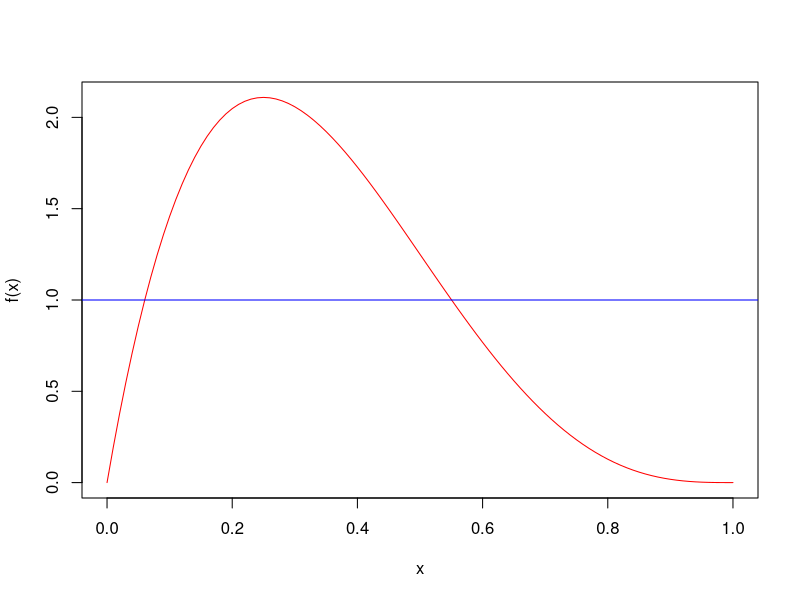
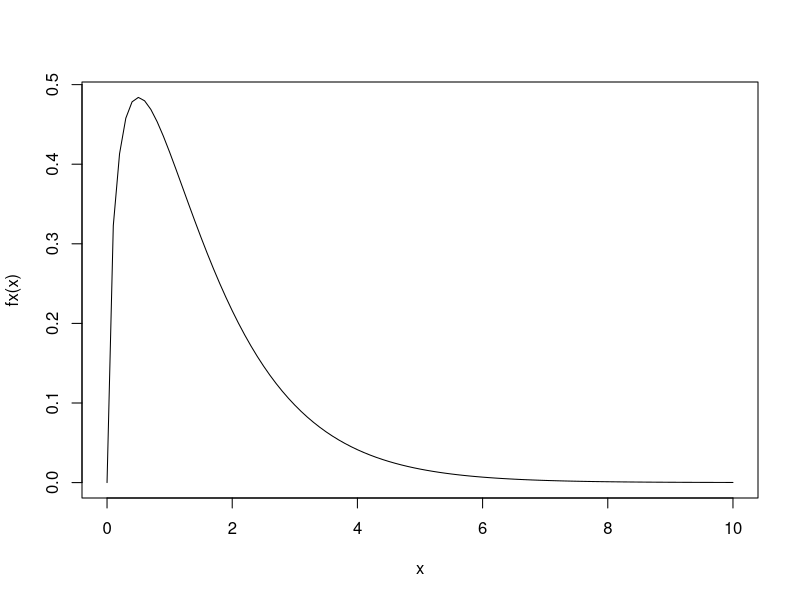
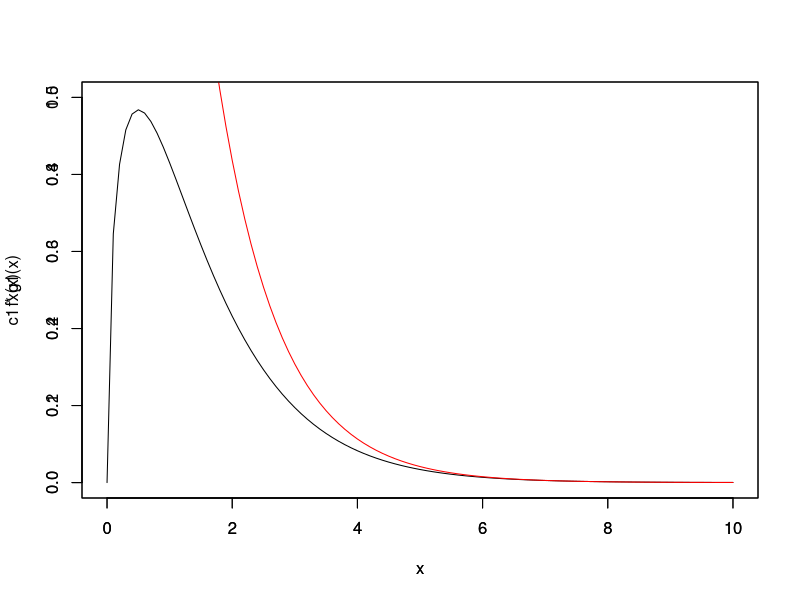
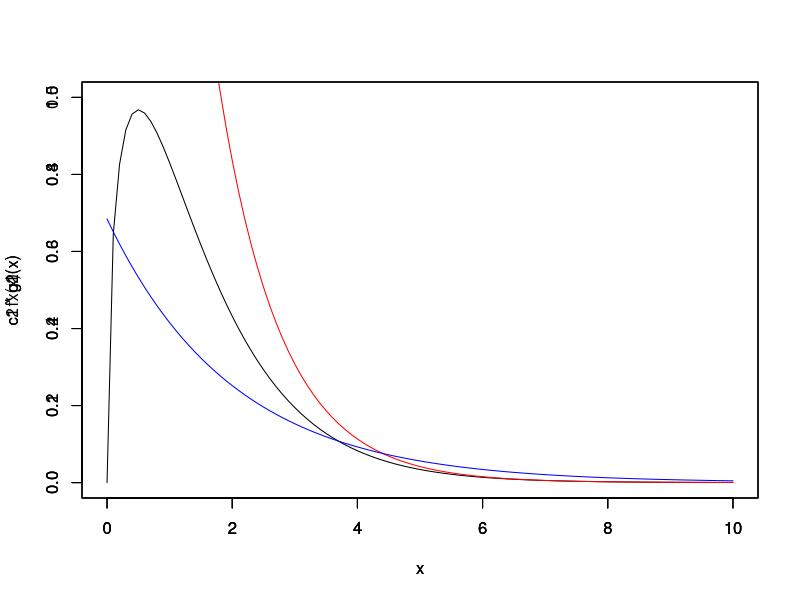

The R source for these figures, in order:
# Metodo de aceptacion y rechazo caso continuo
fx <- function(x){
  return(20*x*(1-x)^3)
}
plot(seq(0,1,by=0.01),fx(seq(0,1,by=0.01)),type='l', col ='red',
ylab='f(x)',xlab='x')
abline(h=1, col='blue')

gx <- function(x){
  return(1)
}

# Cálculo de la constante c
optimize(f=function(x){fx(x)/gx(x)},interval=c(0,1),maximum = TRUE)

fx(0.25)

# Implementacion

dc <- function(){
  Y <- runif(1) # de la densidad g, podría ser exp, etc la que sea util
  U <- runif(1)
  c <- optimize(f=function(x){fx(x)/gx(x)},interval=c(0,1),maximum = TRUE)$objective
  if (U <=fx(Y)/(c*gx(Y))){
    return (Y)
  } else{
    return (NA)
  }
}

res <-replicate(1000,dc())
sum(is.na(res)) # Valores fallidos al generar la va
sum(!is.na(res)) # Valores validos de la distribución

# Aceptación y rechazo para ejercicio 5e

fx <- function(x){
  return((2/sqrt(pi)) * x^(1/2) * exp(-x))
}

x <- seq(0, 10, by = 0.1)
plot(x, fx(x), type = 'l')

# Función envolvente
g1 <- function(x){
  return(exp(-x))
}

# Hallar la constante
c1 <- optimize(f = function(x){ fx(x) / g1(x) }, interval = c(0, 30), maximum = TRUE)$objective

plot(x, fx(x), type = 'l', ylim = c(0, 0.5))
par(new = TRUE)
plot(x, c1 * g1(x), type = 'l', col = 'red', ylim = c(0, 1))

gamma_sim1 <- function(){
  # Generamos Y (corregido a -log para obtener valores positivos en el dominio [0, Inf))
  Y <- -log(runif(1))
  # Verificación
  if(runif(1) <= fx(Y) / (c1 * g1(Y))){
    return(Y)
  } else {
    return(NA)
  }
}

res <- replicate(1000, gamma_sim1())
length(res[is.na(res)])
length(res[!is.na(res)])


# Función envolvente
g2 <- function(x){
  return(0.5*exp(-0.5*x))
}

# Hallar la constante
c1 <- optimize(f = function(x){ fx(x) / g1(x) }, interval = c(0, 30), maximum = TRUE)$objective

c2 <- optimize(f = function(x){ fx(x) / g2(x) }, interval = c(0, 30), maximum = TRUE)$objective


plot(x, fx(x), type = 'l', ylim = c(0, 0.5))
par(new = TRUE)
plot(x, c1 * g1(x), type = 'l', col = 'red', ylim = c(0, 1))
par(new = TRUE)
plot(x, c2 * g2(x), type = 'l', col = 'blue', ylim = c(0, 1))

gamma_sim2 <- function(){
  # Generamos Y (corregido a -log para obtener valores positivos en el dominio [0, Inf))
  Y <- -2*log(runif(1))
  # Verificación
  if(runif(1) <= fx(Y) / (c2 * g2(Y))){
    return(Y)
  } else {
    return(NA)
  }
}

res <- replicate(10000, gamma_sim2())
length(res[is.na(res)])
length(res[!is.na(res)])



g3 <- function(x, lambda){
  return(lambda * exp(-lambda * x))
}

# 1. Función que calcula la constante c para un lambda dado
# (Maximiza f(x)/g(x) respecto a x)
calcular_c <- function(lambda) {
  opt_x <- optimize(f = function(x) { fx(x) / g3(x, lambda) }, 
                    interval = c(0.001, 30), 
                    maximum = TRUE)
  return(opt_x$objective) # Devuelve el valor máximo (la constante c)
}

# 2. Encontrar el lambda que MINIMIZA esa constante c 
# (optimize por defecto hace minimización si no pones maximum = TRUE)
opt_lambda <- optimize(f = calcular_c, interval = c(0.1, 5))$minimum

# 3. Obtener el c óptimo (c3) y el lambda óptimo
lambda_optimo <- opt_lambda
c3 <- calcular_c(lambda_optimo)

gamma_sim3 <- function() {
  # 1. Generar Y desde la exponencial con lambda_optimo (transformada inversa)
  U1 <- runif(1)
  Y <- -log(U1) / lambda_optimo
  
  # 2. Verificación de aceptación/rechazo
  U2 <- runif(1)
  if (U2 <= fx(Y) / (c3 * g3(Y, lambda_optimo))) {
    return(Y)
  } else {
    return(NA)
  }
}

cat("Lambda óptimo:", lambda_optimo, "\n")
cat("Constante c3 óptima:", c3, "\n")

# Probamos la simulación con 1000 iteraciones
res3 <- replicate(1000, gamma_sim3())

# Cuántos se aceptaron vs rechazaron
cat("Aceptados:", length(res3[!is.na(res3)]), "\n")
cat("Rechazados:", length(res3[is.na(res3)]), "\n")

# Ejemplo 5f 
# Simulacion de Variables normales
normal_sim <- function(){
  Y1 <- -log(runif(1))
  Y2 <- -log(runif(1))
  aux <- Y2 - (Y1-1)^2/2
  if(aux > 0){
    U <- runif(1)
    if(U<=0.5){
      return(Y1)
    } else{
      return(-Y1)
    }
  }else{
    return(NA)
  }
}
res <- replicate(100000,normal_sim())
length(res[is.na(res)])
length(res[!is.na(res)])

mean(res[!is.na(res)])
sd(res[!is.na(res)])

# Metodo polar normales

normal_polar <- function(){
  V1 <- 2*runif(1)-1
  V2 <- 2*runif(1)-1
  S <- V1^2 +V2^2
  if(S<=1){
    X <- sqrt((-2*log(S))/S)*V1
    Y <- sqrt((-2*log(S))/S)*V2
    return(c(X,Y))
  } else {
    return(c(NA,NA))
  }
}
res <- replicate(10000,normal_polar())
